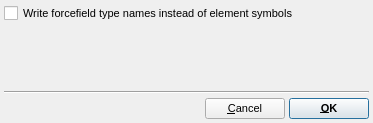
<?xml version="1.0" encoding="UTF-8"?>
<ui version="4.0">
 <class>LAMMPSExportOptionsDialog</class>
 <widget class="QDialog" name="LAMMPSExportOptionsDialog">
  <property name="geometry">
   <rect>
    <x>0</x>
    <y>0</y>
    <width>373</width>
    <height>123</height>
   </rect>
  </property>
  <property name="font">
   <font>
    <pointsize>8</pointsize>
   </font>
  </property>
  <property name="windowTitle">
   <string>LAMMPS Export Options</string>
  </property>
  <layout class="QVBoxLayout" name="verticalLayout">
   <property name="spacing">
    <number>4</number>
   </property>
   <property name="leftMargin">
    <number>4</number>
   </property>
   <property name="topMargin">
    <number>4</number>
   </property>
   <property name="rightMargin">
    <number>4</number>
   </property>
   <property name="bottomMargin">
    <number>4</number>
   </property>
   <item>
    <widget class="QCheckBox" name="UseTypeNamesCheck">
     <property name="toolTip">
      <string>If assigned, use forcefield type names for atoms rather than their element symbols</string>
     </property>
     <property name="text">
      <string>Write forcefield type names instead of element symbols</string>
     </property>
    </widget>
   </item>
   <item>
    <spacer name="verticalSpacer">
     <property name="orientation">
      <enum>Qt::Vertical</enum>
     </property>
     <property name="sizeHint" stdset="0">
      <size>
       <width>362</width>
       <height>48</height>
      </size>
     </property>
    </spacer>
   </item>
   <item>
    <widget class="Line" name="line">
     <property name="orientation">
      <enum>Qt::Horizontal</enum>
     </property>
    </widget>
   </item>
   <item>
    <layout class="QHBoxLayout" name="horizontalLayout">
     <item>
      <spacer name="horizontalSpacer">
       <property name="orientation">
        <enum>Qt::Horizontal</enum>
       </property>
       <property name="sizeHint" stdset="0">
        <size>
         <width>40</width>
         <height>20</height>
        </size>
       </property>
      </spacer>
     </item>
     <item>
      <widget class="QPushButton" name="CancelButton">
       <property name="text">
        <string>&amp;Cancel</string>
       </property>
       <property name="autoDefault">
        <bool>false</bool>
       </property>
       <property name="default">
        <bool>true</bool>
       </property>
      </widget>
     </item>
     <item>
      <widget class="QPushButton" name="OKButton">
       <property name="font">
        <font>
         <weight>75</weight>
         <bold>true</bold>
        </font>
       </property>
       <property name="text">
        <string>&amp;OK</string>
       </property>
       <property name="autoDefault">
        <bool>false</bool>
       </property>
       <property name="default">
        <bool>true</bool>
       </property>
      </widget>
     </item>
    </layout>
   </item>
  </layout>
 </widget>
 <resources/>
 <connections/>
</ui>
